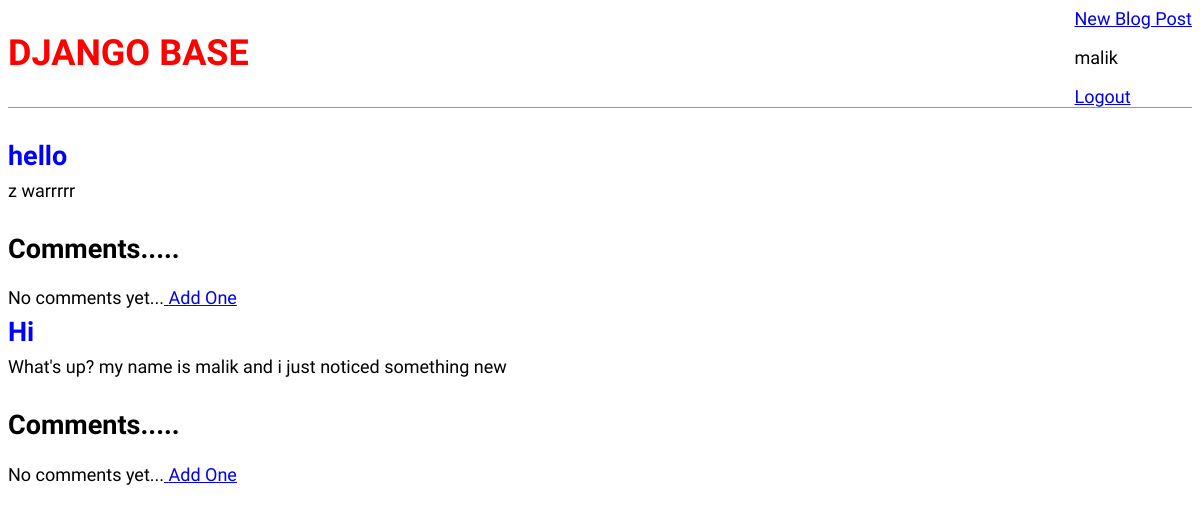
The app's page / (signed in), older data.
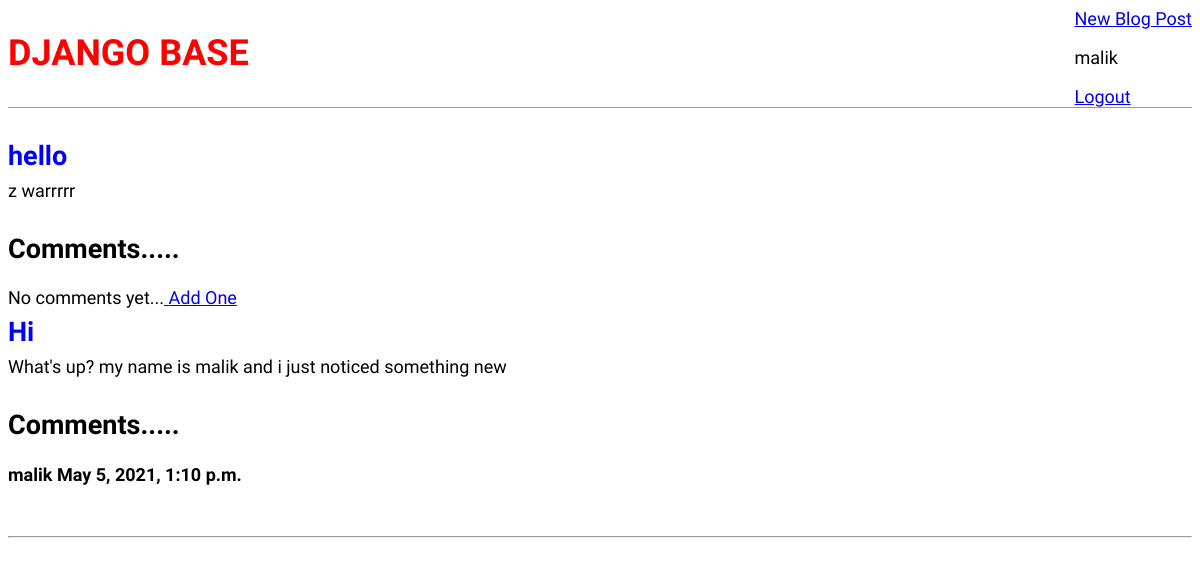
The same page, newer data.
### blog/models.py (models this page shows, shortened)
class Post(models.Model):
    title = models.CharField(max_length=200)
    author = models.ForeignKey('auth.User', on_delete=models.CASCADE)
    body = models.TextField()

class Comment(models.Model):
    name = models.ForeignKey('auth.User', on_delete=models.CASCADE,)
    comment_text = models.TextField()
    post = models.ForeignKey('Post', on_delete=models.CASCADE, related_name='comments')
    date_added = models.DateTimeField(auto_now_add=True)

### blog/views.py (the view)
# urls.py: path('', BlogListView.as_view(), name ='home'),
class BlogListView(LoginRequiredMixin, ListView):
    model = Post
    template_name = 'Home.html'
    context_object_name = 'home'

### templates/home.html (shortened to what this page needs)
{% extends 'base.html' %}
{% block content %}
    {% for post in object_list %}
    <div class="post-entry">
        <h2><a href="{% url 'post_detail' post.pk %}">{{ post.title }}</a></h2>
        <p>{{post.body}}</p>
    </div>
<h2>Comments.....</h2>
{% if not post.comments.all %}
    No comments yet...<a href="#">
        Add One
    </a>
    {% else %}
        {% for comment in post.comments.all %}
        <strong>
            {{ comment.name}}
            {{ comment.date_added }}
        </strong>
        <br/><br/>
        <hr>
        {% endfor %}
{% endif %}
    {% endfor %}
{% endblock %}

### templates/base.html (shortened to what this page needs)
{% load static %}
<!DOCTYPE html>
<html>
<head>
<link rel="stylesheet" href="{% static 'css/base.css' %}" >
</head>
<body>
<header>
    <div class='nav-left'>
<h1><a href="{% url 'home' %}">DJANGO BASE</a></h1>
</div>
<div-class='nav-right'>
<a href="{% url 'post_new' %}">New Blog Post</a>
{% if request.user.is_authenticated %}
    <p>{{ request.user }}</p>
    <a href="{% url 'logout' %}">Logout</a>
{% else %}
<a href="{% url 'login' %}">Login</a>
{% endif %}
</header>
<div>
    {% block content %}
    {% endblock %}
</div>
</body>
</html>

### static/css/base.css (style rules this page uses)
body { font-family: 'Source Sans Pro'; font-size: 18px; }
header { border-bottom: 1px solid #999; margin-bottom: 2rem; display: flex; }
header h1 a { color: red ; text-decoration: none; }
.nav-left { margin-right: auto; }
.post-entry { margin-bottom: 2rem; }
.post-entry h2 { margin: 0.5rem 0; }
.post-entry h2 a, .post-entry a:visited { color: blue; text-decoration: none; }
.post-entry p { margin: 0; font-weight: 400px; }

Row changes from the older to the newer data that the page shows:
shown differently, row unchanged: Post "Hi": no longer shows "No comments yet... Add One"
added Comment: name "malik", date_added "May 5, 2021, 1:10 p.m.", shown under Post "Hi"
